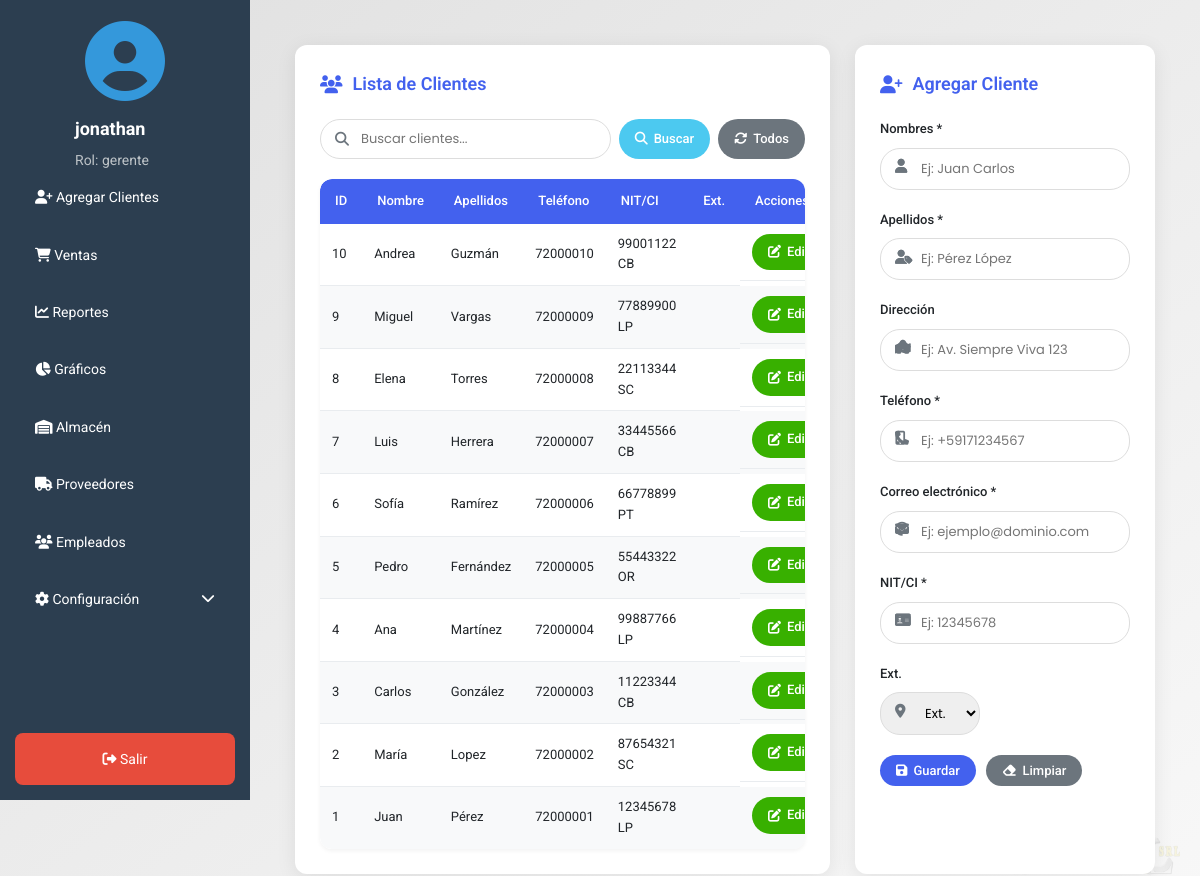
Screenshot of /Metalcnc/principal.php?vista=agregarCliente (signed in) with the database file from the repository.
### tables this page shows
CREATE TABLE `clientes` (
  `id_cliente` int(11) NOT NULL AUTO_INCREMENT,
  `nombres` varchar(100) NOT NULL,
  `apellidos` varchar(100) NOT NULL,
  `nit_ci` varchar(20) NOT NULL,
  `telefono` varchar(20) DEFAULT NULL,
  `correo` varchar(100) DEFAULT NULL,
  `direccion` varchar(200) DEFAULT NULL,
  `extension` varchar(10) DEFAULT NULL,
  PRIMARY KEY (`id_cliente`)
);

### Metalcnc/agregarCliente.php (the view, shortened to what this page needs)
<?php
require 'db_connection.php';
$cliente = null;
$resultado = $mysqli->query("SELECT * FROM clientes ORDER BY id_cliente DESC");
$clientesEncontrados = [];
$formData = isset($_SESSION['datos_formulario']) ? $_SESSION['datos_formulario'] : [];
$errores = isset($_SESSION['errores_validacion']) ? $_SESSION['errores_validacion'] : [];
?>
<!DOCTYPE html>
<html lang="es">
<head>
    <link rel="stylesheet" href="https://cdnjs.cloudflare.com/ajax/libs/font-awesome/6.4.0/css/all.min.css">
</head>
<body>
    <div class="container">
        <div class="panel left-panel">
            <h2><i class="fas fa-users"></i> Lista de Clientes</h2>
            <form method="POST" class="search-form">
                <div class="input-group">
                    <div class="form-group">
                        <input type="text" name="busqueda" placeholder="Buscar clientes..."
                               value="<?php echo isset($_POST['busqueda']) ? htmlspecialchars($_POST['busqueda']) : ''; ?>">
                        <i class="fas fa-search"></i>
                    </div>
                    <button type="submit" name="buscar_cliente" class="btn btn-search">
                        <i class="fas fa-search"></i> <span class="btn-text">Buscar</span>
                    </button>
                    <button type="submit" name="mostrar_todos" class="btn btn-reset">
                        <i class="fas fa-sync-alt"></i> <span class="btn-text">Todos</span>
                    </button>
                </div>
            </form>
            <div class="table-responsive">
                <table>
                    <thead>
                        <tr>
                            <th>ID</th>
                            <th>Nombre</th>
                            <th>Apellidos</th>
                            <th>Teléfono</th>
                            <th>NIT/CI</th>
                            <th>Ext.</th>
                            <th>Acciones</th>
                        </tr>
                    </thead>
                    <tbody>
                        <?php if (!empty($clientesEncontrados)): ?>
                            <?php foreach ($clientesEncontrados as $cli): ?>
                                <tr>
                                    <td><?php echo htmlspecialchars($cli['id_cliente']); ?></td>
                                    <td><?php echo htmlspecialchars($cli['nombres']); ?></td>
                                    <td><?php echo htmlspecialchars($cli['apellidos']); ?></td>
                                    <td><?php echo htmlspecialchars($cli['telefono']); ?></td>
                                    <td><?php echo htmlspecialchars($cli['nit_ci']); ?></td>
                                    <td><?php echo htmlspecialchars($cli['extension'] ?? ''); ?></td>
                                    <td class="actions-cell">
                                        <a href="principal.php?vista=agregarCliente&editar=<?php echo $cli['id_cliente']; ?>" class="btn btn-edit">
                                            <i class="fas fa-edit"></i> <span class="btn-text">Editar</span>
                                        </a>
                                        <a href="principal.php?vista=agregarCliente&eliminar=<?php echo $cli['id_cliente']; ?>" class="btn btn-delete" onclick="return confirm('¿Estás seguro de eliminar este cliente?')">
                                            <i class="fas fa-trash-alt"></i> <span class="btn-text">Eliminar</span>
                                        </a>
                                    </td>
                                </tr>
                            <?php endforeach; ?>
                        <?php else: ?>
                            <?php while ($row = $resultado->fetch_assoc()): ?>
                                <tr>
                                    <td><?php echo htmlspecialchars($row['id_cliente']); ?></td>
                                    <td><?php echo htmlspecialchars($row['nombres']); ?></td>
                                    <td><?php echo htmlspecialchars($row['apellidos']); ?></td>
                                    <td><?php echo htmlspecialchars($row['telefono']); ?></td>
                                    <td><?php echo htmlspecialchars($row['nit_ci']); ?></td>
                                    <td><?php echo htmlspecialchars($row['extension'] ?? ''); ?></td>
                                    <td class="actions-cell">
                                        <a href="principal.php?vista=agregarCliente&editar=<?php echo $row['id_cliente']; ?>" class="btn btn-edit">
                                            <i class="fas fa-edit"></i> <span class="btn-text">Editar</span>
                                        </a>
                                    </td>
                                </tr>
                            <?php endwhile; ?>
                        <?php endif; ?>
                    </tbody>
                </table>
            </div>
        </div>
        <div class="panel right-panel">
            <h2><i class="fas fa-user-plus"></i> <?php echo $cliente ? "Editar Cliente" : "Agregar Cliente"; ?></h2>
            <form method="POST" id="formCliente">
                <div class="form-group">
                    <label for="nombres"><i class="fas fa-user"></i> Nombres *</label>
                    <input type="text" name="nombres" id="nombres"
                           value="<?php echo htmlspecialchars($formData['nombres'] ?? ''); ?>"
                           placeholder="Ej: Juan Carlos"
                           required
                           class="<?php echo isset($errores['nombres']) ? 'is-invalid' : ''; ?>">
                    <i class="fas fa-user"></i>
                </div>
                <div class="form-group">
                    <label for="apellidos"><i class="fas fa-user-tag"></i> Apellidos *</label>
                    <input type="text" name="apellidos" id="apellidos"
                           value="<?php echo htmlspecialchars($formData['apellidos'] ?? ''); ?>"
                           placeholder="Ej: Pérez López"
                           required
                           class="<?php echo isset($errores['apellidos']) ? 'is-invalid' : ''; ?>">
                    <i class="fas fa-user-tag"></i>
                </div>
                <div class="form-group">
                    <label for="direccion"><i class="fas fa-map-marked-alt"></i> Dirección</label>
                    <input type="text" name="direccion" id="direccion"
                           value="<?php echo htmlspecialchars($formData['direccion'] ?? ''); ?>"
                           placeholder="Ej: Av. Siempre Viva 123"
                           maxlength="255">
                    <i class="fas fa-home"></i>
                </div>
                <div class="form-group">
                    <label for="telefono"><i class="fas fa-phone"></i> Teléfono *</label>
                    <input type="tel" name="telefono" id="telefono"
                           value="<?php echo htmlspecialchars($formData['telefono'] ?? ''); ?>"
                           placeholder="Ej: +59171234567"
                           required
                           class="<?php echo isset($errores['telefono']) ? 'is-invalid' : ''; ?>">
                    <i class="fas fa-mobile-alt"></i>
                </div>
                <div class="form-group">
                    <label for="correo"><i class="fas fa-envelope"></i> Correo electrónico *</label>
                    <input type="email" name="correo" id="correo"
                           value="<?php echo htmlspecialchars($formData['correo'] ?? ''); ?>"
                           placeholder="Ej: ejemplo@dominio.com"
                           required
                           class="<?php echo isset($errores['correo']) ? 'is-invalid' : ''; ?>">
                    <i class="fas fa-at"></i>
                </div>
                <div class="input-group">
                    <div class="form-group" style="flex: 1;">
                        <label for="nit_ci"><i class="fas fa-id-card"></i> NIT/CI *</label>
                        <input type="text" name="nit_ci" id="nit_ci"
                               value="<?php echo htmlspecialchars($formData['nit_ci'] ?? ''); ?>"
                               placeholder="Ej: 12345678"
                               required
                               class="<?php echo isset($errores['nit_ci']) ? 'is-invalid' : ''; ?>"
                               maxlength="15">
                        <i class="fas fa-address-card"></i>
                    </div>
                    <div class="form-group" style="width: 100px;">
                        <label for="extension"><i class="fas fa-map-marker-alt"></i> Ext.</label>
                        <select name="extension" id="extension">
                            <option value="">Ext.</option>
                        </select>
                    </div>
                </div>
                <div class="button-group">
                    <button type="submit" name="<?php echo $cliente ? 'editar_cliente' : 'agregar_cliente'; ?>" class="btn btn-primary">
                        <i class="fas fa-save"></i> <?php echo $cliente ? "Actualizar" : "Guardar"; ?>
                    </button>
                    <button type="reset" class="btn btn-reset">
                        <i class="fas fa-eraser"></i> Limpiar
                    </button>
                </div>
            </form>
        </div>
    </div>
</body>
</html>

### Metalcnc/principal.php (shortened to what this page needs)
<?php
require 'db_connection.php';
$usuario = $_SESSION['nombre_usuario'];
$rol = $_SESSION['rol'];
$vista = isset($_GET['vista']) ? $_GET['vista'] : 'inicio';
?>
<!DOCTYPE html>
<html lang="es">
<head>
    <link rel="stylesheet" href="https://cdnjs.cloudflare.com/ajax/libs/font-awesome/6.0.0/css/all.min.css">
</head>
<body>
    <div class="menu" id="menu">
        <div class="profile">
            <?php if(!empty($_SESSION['foto_perfil'])): ?>
                <img src="uploads/perfiles/<?php echo htmlspecialchars($_SESSION['foto_perfil']); ?>" alt="Foto de perfil" class="profile-img">
            <?php else: ?>
                <div class="profile-default">
                    <i class="fas fa-user-circle"></i>
                </div>
            <?php endif; ?>
            <h4><?php echo htmlspecialchars($usuario); ?></h4>
            <span>Rol: <?php echo htmlspecialchars($rol); ?></span>
        </div>
        <ul>
            <?php if ($rol == 'gerente' || $rol == 'ventas'): ?>
                <li>
                    <a href="principal.php?vista=agregarCliente">
                        <i class="fas fa-user-plus"></i> Agregar Clientes
                    </a>
                </li>
                <li>
                    <a href="principal.php?vista=ventas">
                        <i class="fas fa-shopping-cart"></i> Ventas
                    </a>
                </li>
            <?php endif; ?>
            <?php if ($rol == 'gerente' || $rol == 'contabilidad'): ?>
                <li>
                    <a href="#">
                        <i class="fas fa-chart-line"></i> Reportes
                    </a>
                </li>
                <li>
                    <a href="#">
                        <i class="fas fa-chart-pie"></i> Gráficos
                    </a>
                </li>
            <?php endif; ?>
            <?php if ($rol == 'gerente' || $rol == 'almacen'): ?>
                <li>
                    <a href="principal.php?vista=almacen">
                        <i class="fas fa-warehouse"></i> Almacén
                    </a>
                </li>
                <li>
                    <a href="principal.php?vista=proveedores">
                        <i class="fas fa-truck"></i> Proveedores
                    </a>
                </li>
            <?php endif; ?>
            <?php if ($rol == 'gerente'): ?>
                <li>
                    <a href="principal.php?vista=empleados">
                        <i class="fas fa-users"></i> Empleados
                    </a>
                </li>
                <li>
                    <a href="#" onclick="toggleSubmenu('config-submenu', this); return false;">
                        <i class="fas fa-cog"></i> Configuración
                        <i class="fas fa-chevron-down" style="float: right; margin-top: 3px;"></i>
                    </a>
                </li>
            <?php endif; ?>
        </ul>
        <div class="logout">
            <a href="logout.php">
                <i class="fas fa-sign-out-alt"></i> Salir
            </a>
        </div>
    </div>
    <div class="content">
        <?php
   if ($vista == 'agregarCliente') {
    include 'agregarCliente.php';
} elseif ($vista == 'empleados') {
    include 'empleados.php';
} elseif ($vista == 'proveedores') {
    include 'proveedores.php';
} elseif ($vista == 'almacen') {
    include 'almacen.php';
} elseif ($vista == 'ventas') {
    include 'ventas.php';
} elseif ($vista == 'ventas_productos') {
    include 'productos_venta.php';
} elseif ($vista == 'ventas_materia_prima') {
    include 'materia_prima_venta.php';
} elseif ($vista == 'cotizador') {
    include 'Cotizador.php';
    } elseif ($vista == 'registroUsuario') {
        include 'registroUsuario.php';
    } elseif ($vista == 'ajustesSistema') {
        include 'ajustesSistema.php';
    } elseif ($vista == 'productos') {
        include 'productos.php';
    } elseif ($vista == 'materia_prima') {
        include 'materia_prima.php';
    } elseif ($vista == 'activos') {
        include 'activos.php';
    } else {
        echo "<h1>Bienvenido al Sistema</h1>";
        echo "<p>Seleccione una opción del menú para comenzar.</p>";
    }
        ?>
    </div>
    <div class="watermark">
    </div>
</body>
</html>

### Metalcnc/principal.php (style rules this page uses)
* { margin: 0; padding: 0; box-sizing: border-box; font-family: 'Roboto', sans-serif; }
body { display: flex; min-height: 100vh; background: linear-gradient(to bottom right, #e0e0e0, #f8f8f8); flex-direction: column; position: relative; }
.watermark { position: absolute; bottom: 20px; right: 20px; opacity: 0.1; z-index: -1; }
.menu { background-color: #2c3e50; width: 250px; height: 100vh; margin: 0; padding: 0; top: 0; left: 0; color: #fff; position: fixed; display: flex; flex-direction: column; align-items: center; transform: translateX(-100%); transition: transform 0.3s ease-in-out; z-index: 1000; }
.profile-default { width: 100px; height: 100px; margin: 0 auto 15px; color: #3498db; font-size: 80px; text-align: center; }
.profile h4 { margin: 10px 0 5px; color: #fff; font-size: 18px; }
.profile span { color: #bdc3c7; font-size: 14px; }
.menu ul { list-style: none; width: 100%; padding: 0 15px; }
.menu ul li a { display: block; text-decoration: none; color: #fff; padding: 15px 20px; border-radius: 8px; transition: background-color 0.3s ease, transform 0.2s ease; margin-bottom: 5px; }
.menu .logout { margin-top: auto; width: 100%; text-align: center; padding: 15px; }
.menu .logout a { display: block; text-decoration: none; color: #fff; background-color: #e74c3c; padding: 15px; border-radius: 8px; }
.content { margin-left: 0px; padding: 20px; flex-grow: 1; transition: margin-left 0.3s ease-in-out; }
@media (min-width: 769px) { .menu { transform: translateX(0); } }
@media (min-width: 769px) { .content { margin-left: 250px; } }

### rows the page displays
clientes: id_cliente "10", nombres "Andrea", apellidos "Guzmán", telefono "72000010", nit_ci "99001122 CB"
clientes: id_cliente "9", nombres "Miguel", apellidos "Vargas", telefono "72000009", nit_ci "77889900 LP"
clientes: id_cliente "8", nombres "Elena", apellidos "Torres", telefono "72000008", nit_ci "22113344 SC"
clientes: id_cliente "7", nombres "Luis", apellidos "Herrera", telefono "72000007", nit_ci "33445566 CB"
clientes: id_cliente "6", nombres "Sofía", apellidos "Ramírez", telefono "72000006", nit_ci "66778899 PT"
clientes: id_cliente "5", nombres "Pedro", apellidos "Fernández", telefono "72000005", nit_ci "55443322 OR"
clientes: id_cliente "4", nombres "Ana", apellidos "Martínez", telefono "72000004", nit_ci "99887766 LP"
clientes: id_cliente "3", nombres "Carlos", apellidos "González", telefono "72000003", nit_ci "11223344 CB"
clientes: id_cliente "2", nombres "María", apellidos "Lopez", telefono "72000002", nit_ci "87654321 SC"
clientes: id_cliente "1", nombres "Juan", apellidos "Pérez", telefono "72000001", nit_ci "12345678 LP"

### other values shown
$usuario "jonathan"
$rol "gerente"
